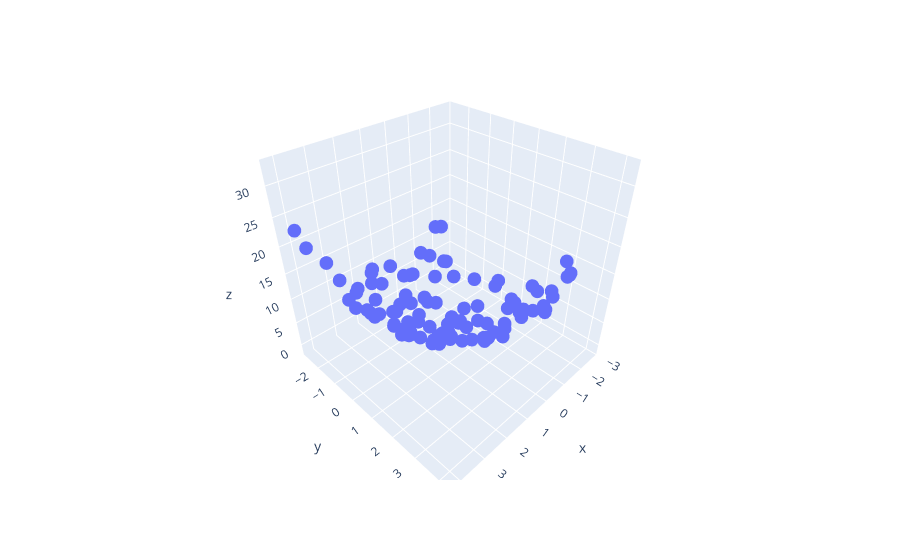

The notebook cell saved with this chart:
### Code cell
import plotly.express as px
df = px.data.iris()
fig = px.scatter_3d(df,x = x.ravel(),y=y.ravel(),z=z.ravel())
fig.show()
